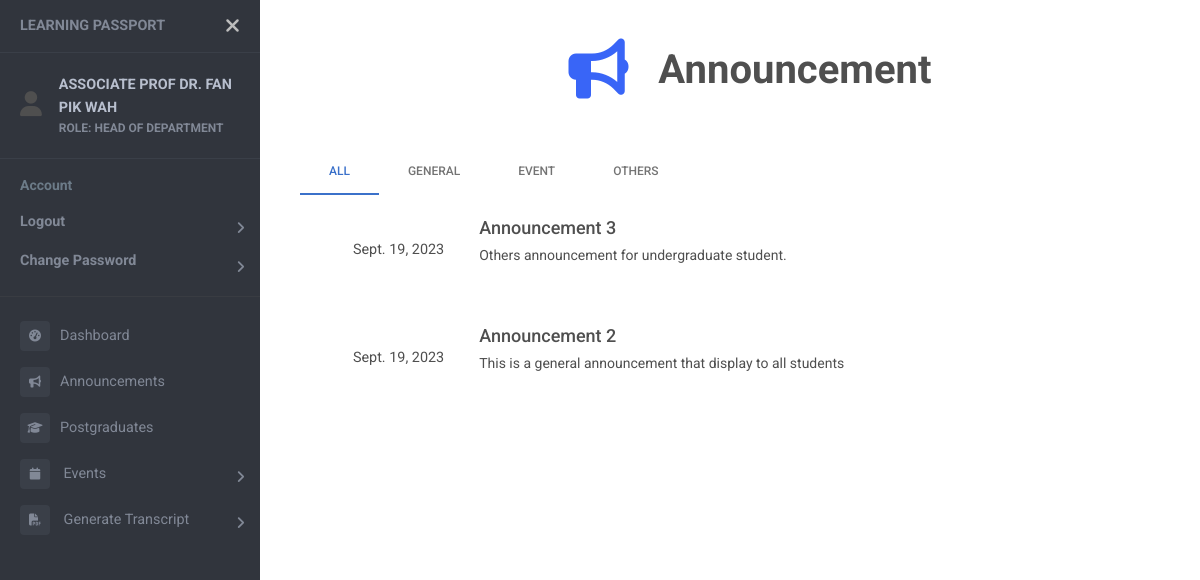
Screenshot of /announcements (signed in) with the database file from the repository.
### users/models.py (models this page shows)
class User(AbstractUser):
    objects = UserManager()
    email = models.EmailField('email adress', unique=True)
    USERNAME_FIELD = 'email'
    REQUIRED_FIELDS = []
    first_name = None
    last_name = None
    username = None
    full_name = models.CharField(max_length=50, null=True)
    name_chi = models.CharField(max_length=50, null=True)
    password = models.CharField(max_length=128)
    last_login = models.DateTimeField(auto_now=True)
    ROLES = (
        ("SUPER ADMIN", "SUPER ADMIN"),
        ("ADMIN", "ADMIN"),
        ("HEAD OF DEPARTMENT", "HEAD OF DEPARTMENT"),
        ("LECTURER", "LECTURER"),
        ("STUDENT", "STUDENT"),
    )
    role = models.CharField(max_length=20, choices=ROLES, default="STUDENT")
    is_active = models.BooleanField(default=True)
    contact = models.CharField(max_length=20, null=True)
    address = models.CharField(max_length=100, null=True)
    date_inactive = models.DateField(null=True)

### events/models.py (models this page shows)
class Announcement (models.Model):
    title = models.CharField(max_length=100)
    content = models.CharField(max_length=500)
    user = models.ForeignKey(User, on_delete=models.SET_NULL, null=True)
    TYPE = (
        (1, "General"),
        (2, "Event"),
        (3, "Others"),
    )
    category = models.SmallIntegerField(choices=TYPE)
    LEVEL = (
        (1, "All"),
        (2, "Undergrad"),
        (3, "Postgrad"),
    )
    display_to = models.SmallIntegerField(choices=LEVEL)
    created_time = models.DateTimeField(auto_now=True)

### events/views.py (the view, shortened to what this page needs)
# urls.py: path('announcements', views.announcementListView, name="announcements"),
@login_required
def announcementListView(request):
    if request.user.role in 'SUPER ADMIN LECTURER HEAD OF DEPARTMENT':
        anns = Announcement.objects.all().order_by("-created_time")
        general_anns = Announcement.objects.filter(category=1).order_by("-created_time")
        event_anns = Announcement.objects.filter(category=2).order_by("-created_time")
        others_anns = Announcement.objects.filter(category=3).order_by("-created_time")
    cat_obj = Announcement.category.field.choices
    for_obj = Announcement.display_to.field.choices
    context = {
        "anns": anns,
        "general_anns": general_anns,
        "event_anns": event_anns,
        "others_anns": others_anns,
        "cat_obj": cat_obj,
        "for_obj": for_obj,
        "page_name": "Announcement",
        "icon": "fa-solid fa-bullhorn fa-xl"
    }
    return render (request, "announcement.html", context)

### templates/announcement.html (shortened to what this page needs)
{% extends "sidebar.html" %}
{% block content %}
{% load static %}
<head>
  <link rel="stylesheet" type="text/css" href="{% static 'css/announcement.css' %}">
</head>
    <div class="announcement-tabs">
        <ul class="nav nav-tabs" id="announcementTabs" role="tablist">
            <li class="nav-item" role="presentation">
                <a class="nav-link active" id="all-tab" data-toggle="tab" href="#all" role="tab">All</a>
            </li>
            <li class="nav-item" role="presentation">
                <a class="nav-link" id="general-tab" data-toggle="tab" href="#general" role="tab">General</a>
            </li>
            <li class="nav-item" role="presentation">
                <a class="nav-link" id="event-tab" data-toggle="tab" href="#event" role="tab">Event</a>
            </li>
            <li class="nav-item" role="presentation">
                <a class="nav-link" id="others-tab" data-toggle="tab" href="#others" role="tab">Others</a>
            </li>
        </ul>
        <br>
        <div class="tab-content" id="announcementTabContent">
            <div class="tab-pane fade show active" id="all" role="tabpanel">
                {% for ann in anns %}
                <div class="announcement">
                    <div class="announcement-date">
                        <span class="date">{{ann.created_time.date}}</span>
                    </div>
                    <div class="announcement-content">
                        <h3 class="announcement-title">{{ann.title}}</h3>
                        <p class="announcement-description">{{ann.content}}</p>
                    </div>
                </div>
                <br>
                {% endfor %}
            </div>
        </div>
    </div>
    </div>
  <br>
{% endblock %}

### templates/sidebar.html (shortened to what this page needs)
<!DOCTYPE html>
<html>
<head>
    {% load static %}
    <link rel="stylesheet" href="https://cdnjs.cloudflare.com/ajax/libs/font-awesome/6.4.2/css/all.min.css">
    <link rel="stylesheet" href="{% static 'css/event_list.css' %}">
    <link href="https://cdnjs.cloudflare.com/ajax/libs/mdb-ui-kit/6.4.1/mdb.min.css" rel="stylesheet" />
    <link href="https://fonts.cdnfonts.com/css/mona-sans" rel="stylesheet">
    <link rel="stylesheet" href="{% static 'css/sidebar.css' %}">
</head>
<body>
    <div id="pageWrapper" class="page-wrapper chiller-theme">
        <nav id="sidebar" class="sidebar-wrapper">
            <div class="sidebar-content">
                <div class="sidebar-brand">
                    <a href="#">Learning Passport</a>
                    <div id="close-sidebar">
                        <i class="fas fa-times"></i>
                    </div>
                </div>
                {% if request.user.is_authenticated %}
                    <div class="sidebar-header">
                        <div style="display: flex; vertical-align: middle; align-items: center;">
                            <div>
                                <i class="fa fa-user" style="font-size:25px"></i>
                            </div>
                            <div class="user-info">
                                <span class="user-name">
                                    <strong>{{ request.user.full_name }}</strong>
                                </span>
                                <span class="user-role">
                                    <strong>ROLE: {{ request.user.get_role_display }}</strong>
                                </span>
                            </div>
                        </div>
                    </div>
                {% endif %}
                <div class="sidebar-menu">
                    <ul>
                        <li class="header-menu">
                            <span>Account</span>
                            <ul id="userAction">
                                {% if request.user.is_authenticated %}
                                    <li class="sidebar-dropdown">
                                        <a href="{% url 'logout' %}"><strong>Logout</strong></a>
                                    </li>
                                    <li class="sidebar-dropdown">
                                        <a href="{% url 'change-password' %}"><strong>Change Password</strong></a>
                                    </li>
                                    <hr>
                                {% else %}
                                    <li class="sidebar-dropdown">
                                        <a href="{% url 'login' %}"><strong>Login</strong></a>
                                    </li>
                                {% endif %}
                            </ul>
                        </li>
                        {% if request.user.is_authenticated %}
                            <li class="sidebar-item">
                                <a href="{% url 'dashboard' %}"><i class="fa-solid fa-tachometer-alt"></i>Dashboard</a>
                            </li>
                            <li class="sidebar-item">
                                <a href="{% url 'announcements' %}"><i class="fa-solid fa-bullhorn"></i>Announcements</a>
                            </li>
                            {% if not 'STUDENT' in request.user.role %}
                                <li class="sidebar-item">
                                    <a href="{% url 'postgrad' %}"><i class="fa-solid fa-graduation-cap"></i>Postgraduates</a>
                                </li>
                            {% endif %}
                            <li class="sidebar-dropdown">
                                <a href="#">
                                    <i class="fa fa-calendar"></i>
                                    <span>Events</span>
                                </a>
                            </li>
                            {% if request.user.role in "SUPER ADMIN LECTURER HEAD OF DEPARTMENT" %}
                            <li class="sidebar-dropdown">
                                <a href="#">
                                    <i class="fa-solid fa-file-pdf"></i></i>
                                    <span>Generate Transcript</span>
                                </a>
                            </li>
                            {% endif %}
                    </ul>
                    {% endif %}
                </div>
            </div>
        </nav>
        <main class="page-content">
            <br>
            {% if page_name or icon %}
            <div class="container-fluid header">
                <br>
                <h1><strong><center>
                    <i class="{{icon}}"></i>
                    {{page_name}}
                </center></strong></h1>
                <br><br>
            </div>
            {% endif %}
            <div class="container-fluid" style="overflow-x: auto;">
                {% block content %}{% endblock %}
            </div>
</body>
</html>

### static/css/sidebar.css (style rules this page uses)
body { font-size: 0.9rem; }
.header i { color:#3965f7; }
.page-wrapper .sidebar-wrapper, .sidebar-wrapper .sidebar-brand > a, .sidebar-wrapper .sidebar-dropdown > a:after, .sidebar-wrapper .sidebar-menu .sidebar-dropdown .sidebar-submenu li a:before, .sidebar-wrapper ul li a i, .page-wrapper .page-content, .sidebar-wrapper .sidebar-search input.search-menu, .sidebar-wrapper .sidebar-search .input-group-text, .sidebar-wrapper .sidebar-menu ul li a, #show-sidebar, #close-sidebar { -webkit-transition: all 0.3s ease; -moz-transition: all 0.3s ease; -ms-transition: all 0.3s ease; -o-transition: all 0.3s ease; transition: all 0.3s ease; }
.page-wrapper { height: 100vh; }
.page-wrapper.toggled .sidebar-wrapper { left: 0px; }
@media screen and (min-width: 768px) { .page-wrapper.toggled .page-content { padding-left: 300px; } }
.sidebar-wrapper { width: 260px; height: 100%; max-height: 100%; position: fixed; top: 0; left: -300px; z-index: 999; }
.sidebar-wrapper ul { list-style-type: none; padding: 0; margin: 0; }
.sidebar-wrapper a { text-decoration: none; }
.sidebar-content { max-height: calc(100% - 30px); height: calc(100% - 30px); overflow-y: auto; position: relative; }
.sidebar-wrapper .sidebar-brand { padding: 10px 20px; display: flex; align-items: center; }
.sidebar-wrapper .sidebar-brand > a { text-transform: uppercase; font-weight: bold; flex-grow: 1; }
.sidebar-wrapper .sidebar-brand #close-sidebar { cursor: pointer; font-size: 20px; }
.sidebar-wrapper .sidebar-header { padding: 20px; overflow: hidden; }
.sidebar-wrapper .sidebar-header .user-info { float: left; }
.sidebar-wrapper .sidebar-header .user-info > span { display: block; }
.sidebar-wrapper .sidebar-header .user-info .user-role { font-size: 12px; }
.sidebar-wrapper .sidebar-menu { padding-bottom: 10px; }
.sidebar-wrapper .sidebar-menu .header-menu span { font-weight: bold; font-size: 14px; padding: 15px 20px 5px 20px; display: inline-block; }
.sidebar-wrapper .sidebar-menu ul li a { display: inline-block; width: 100%; text-decoration: none; position: relative; padding: 8px 30px 8px 20px; }
.sidebar-wrapper .sidebar-menu ul li a i { margin-right: 10px; font-size: 12px; width: 30px; height: 30px; line-height: 30px; text-align: center; border-radius: 4px; }
.sidebar-wrapper .sidebar-menu .sidebar-dropdown > a:after { font-family: "Font Awesome 5 Free"; font-weight: 900; content: "\f105"; font-style: normal; display: inline-block; font-style: normal; font-variant: normal; text-rendering: auto; -webkit-font-smoothing: antialiased; -moz-osx-font-smoothing: grayscale; text-align: center; background: 0 0; position: absolute; right: 15px; top: 14px; }
.page-wrapper .page-content { display: inline-block; width: 100%; padding-left: 0px; padding-top: 0px; }
.page-wrapper .page-content > div { padding: 0px 0px; }
.page-wrapper .page-content { overflow-x: hidden; }
.chiller-theme .sidebar-wrapper { background: #31353D; }
.chiller-theme .sidebar-wrapper .sidebar-header, .chiller-theme .sidebar-wrapper .sidebar-search, .chiller-theme .sidebar-wrapper .sidebar-menu { border-top: 1px solid #3a3f48; }
.chiller-theme .sidebar-wrapper .sidebar-header .user-info .user-role, .chiller-theme .sidebar-wrapper .sidebar-header .user-info .user-status, .chiller-theme .sidebar-wrapper .sidebar-search input.search-menu, .chiller-theme .sidebar-wrapper .sidebar-search .input-group-text, .chiller-theme .sidebar-wrapper .sidebar-brand>a, .chiller-theme .sidebar-wrapper .sidebar-menu ul li a, .chiller-theme .sidebar-footer>a { color: #818896; }
.chiller-theme .sidebar-wrapper .sidebar-menu ul li:hover>a, .chiller-theme .sidebar-wrapper .sidebar-menu .sidebar-dropdown.active>a, .chiller-theme .sidebar-wrapper .sidebar-header .user-info, .chiller-theme .sidebar-wrapper .sidebar-brand>a:hover, .chiller-theme .sidebar-footer>a:hover i { color: #b8bfce; }
.page-wrapper.chiller-theme.toggled #close-sidebar { color: #bdbdbd; }
.chiller-theme .sidebar-wrapper .sidebar-menu ul li a i, .chiller-theme .sidebar-wrapper .sidebar-menu .sidebar-dropdown div, .chiller-theme .sidebar-wrapper .sidebar-search input.search-menu, .chiller-theme .sidebar-wrapper .sidebar-search .input-group-text { background: #3a3f48; }
.chiller-theme .sidebar-wrapper .sidebar-menu .header-menu span { color: #6c7b88; }

### rows the page displays
User: user.full_name "ASSOCIATE PROF DR. FAN PIK WAH", user.role "HEAD OF DEPARTMENT"
Announcement: created_time "Sept. 19, 2023", title "Announcement 3", content "Others announcement for undergraduate student."
Announcement: created_time "Sept. 19, 2023", title "Announcement 2", content "This is a general announcement that display to all students"

### other values shown
{{ page_name }} "Announcement"
